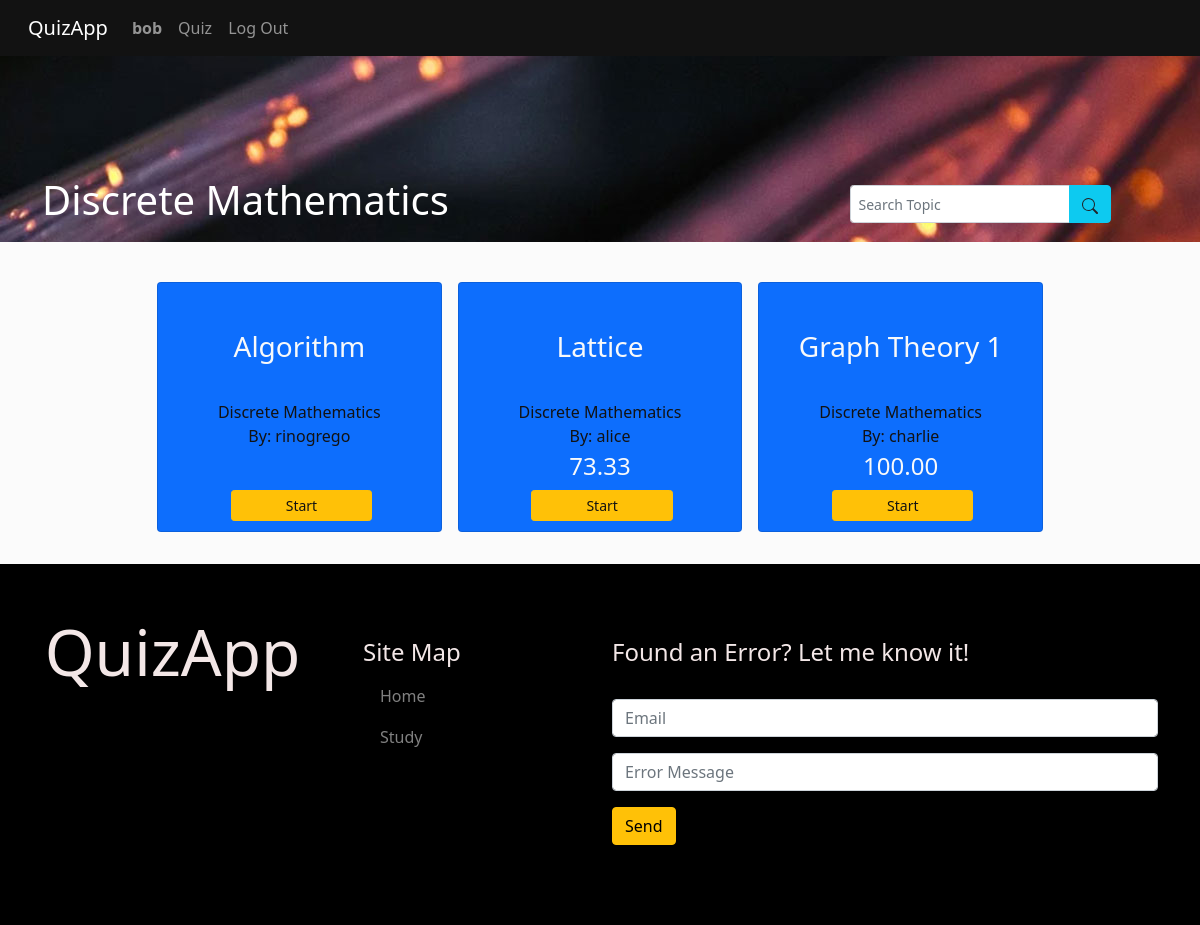
Page /study/1/discrete-mathematics (signed in) on the committed database.
### quizApp/models.py (models this page shows, shortened)
class User(AbstractUser):
  image = models.ImageField(upload_to='media/profile/', default='media/profile/user.png')
  date = models.DateTimeField(auto_now_add=True)
  year = models.IntegerField(null=True, blank=False)
  follows = models.ManyToManyField("self", related_name="followers", symmetrical=False, blank=True)
  LEVEL_CHOICES = (
    ('O', 'Other'),
    ('C', 'College Students'),
    ('G', 'Graduate'),
    ('W', 'Working'),
  )
  level = models.CharField(max_length=50, choices=LEVEL_CHOICES, default='Other')

class Topic(models.Model):
  slug = models.SlugField(max_length=40, default="other")
  title = models.CharField(max_length=40, null=False, blank=False, default="Other")
  def __str__(self):
    return self.title

class Quiz(models.Model):
  slug = models.SlugField(max_length=40, null=True)
  title = models.CharField(max_length=40, null=False, blank=False, default="Untitled")
  creator = models.ForeignKey(User, on_delete=models.CASCADE, related_name="quizzes")
  topic = models.ForeignKey(Topic, on_delete=models.CASCADE, related_name="quizzes")
  date = models.DateTimeField(auto_now_add=True)

### quizApp/views.py (the view, shortened to what this page needs)
# urls.py: path("study/<int:topic_id>/<str:topic_slug>", views.topic, name="topic"),
@login_required(login_url='login')
def topic(request, topic_id, topic_slug):
  quizzes = Quiz.objects.filter(topic__id=topic_id, topic__slug=topic_slug).order_by('-date').all()
  q = []
  for quiz in quizzes:
    if request.user.is_authenticated:
      participant = Participant.objects.filter(user=request.user, quiz=quiz).aggregate(Avg('score'))['score__avg']
      if participant != None:
        has_been_taken_or_score = participant
      else:
        has_been_taken_or_score = False
    else:
      has_been_taken_or_score = False
    q.append((quiz, has_been_taken_or_score))
  return render(request, "quizApp/topic.html", {
    "Topic": Topic.objects.get(id=topic_id),
    "Quizzes": q,
  })

### quizApp/templates/quizApp/topic.html (shortened to what this page needs)
{% extends 'quizApp/layout.html' %}
{% block body %}
<div class="topic-network-banner">
  <div class="container">
    <div class="row">
      <div class="col-lg-8 col-md-8 col-sm-7 col-6">
        <div class="main-banner-content">
          <h1>{{ Topic.title }}</h1>
        </div>
      </div>
      <div class="col-lg-4 col-md-4 col-sm-5 col-6 d-flex align-items-center justify-content-center">
        <div class="row">
          <form>
            <div class="input-group">
              <input type="search" class="form-control form-control-sm" placeholder="Search Topic" aria-label="Search Topic" aria-describedby="button-addon2" name="search-quiz">
              <button class="btn btn-info text-dark border border-info" type="submit">
              </button>
            </div>
          </form>
        </div>
      </div>
    </div>
  </div>
</div>
<section class="topic-topic mt-4 mb-4 text-light">
  <div class="container">
    <div class="row">
      <div class="col-lg-1 col-md-1"></div>
      <div class="col-lg-10 col-md-10">
        <div class="container">
          <div class="row">
            {% for quiz, has_been_taken_or_score in Quizzes %}
            <div class="col-lg-4 col-md-4 col-6 p-2 mt-2">
              <div class="card topic-topic-card">
                <div class="topic-topic-title">
                  <h3 class="d-flex justify-content-center align-items-center h-100">{{ quiz.title }}</h3>
                </div>
                <a class="card-text topic-card-text mt-1">{{ quiz.topic }}</a>
                <a class="card-text topic-card-text" href="{% url 'profile' quiz.creator.username %}">By: {{ quiz.creator.username }}</a>
                {% if has_been_taken_or_score != False %}
                  <h4 class="card-text text-light mt-1">{{ has_been_taken_or_score | floatformat:2 }}</h4>
                {% endif %}
                <div class="row topic-view-topic-btn">
                  <a href="{% url 'test' quiz.id quiz.slug %}" class="btn btn-sm btn-warning">Start</a>
                </div>
              </div>
            </div>
            {% empty %}
            <div class="container text-info">
              <div class="row p-5">
                <h2>There is no quiz with this topic yet.</h2>
              </div>
            </div>
            {% endfor %}
          </div>
        </div>
      </div>
      <div class="col-lg-1 col-md-1"></div>
    </div>
  </div>
</section>
{% endblock %}

### quizApp/templates/quizApp/layout.html (shortened to what this page needs)
{% load static %}
<!DOCTYPE html>
<html lang="en">
    <head>
      <link rel="stylesheet" href="{% static 'bootstrap-5.0.2-dist/css/bootstrap.min.css' %}">
      <link href="{% static 'quizApp/styles1.css' %}" rel="stylesheet">
    </head>
    <body>
        <nav class="navbar sticky-top navbar-expand-lg navbar-dark" style="background-color: #121212;">
          <div class="container-fluid">
            <a class="navbar-brand ps-3" href="{% url 'index' %}">QuizApp</a>
            <div class="collapse navbar-collapse" id="navbarMainPage">
              <ul class="navbar-nav mr-auto ">
                {% if user.is_authenticated %}
                <li class="nav-item">
                  <a class="nav-link" href="{% url 'profile' request.user.username %}"><strong>{{ user.username }}</strong></a>
                </li>
                {% endif %}
                <li class="nav-item">
                  <a class="nav-link" href="{% url 'study' %}">Quiz</a>
                </li>
                {% if user.is_authenticated %}
                <li class="nav-item">
                  <a class="nav-link" href="{% url 'logout' %}">Log Out</a>
                </li>
                {% endif %}
              </ul>
            </div>
          </div>
        </nav>
        {% block body %}
        {% endblock %}
        <footer class="main-footer d-flex align-items-stretch" id="layout-footer" style="display: block;">
          <div class="container">
            <div class="row">
              <div class="col-lg-3 col-md-3 col-6 d-flex justify-content-center align-items-center d-justify-content-md-start align-items-md-start">
                <p class="display-3">QuizApp</p>
              </div>
              <div class="col-lg-3 col-md-3 col-6 fw-2 p-4 ps-5">
                <aside class="footer-widget">
                  <h4>Site Map</h4>
                  <ul class="list-group">
                    <li class="list-group-item list-item-footer"><a href="#">Home</a></li>
                    <li class="list-group-item list-item-footer"><a href="{% url 'study' %}">Study</a></li>
                  </ul>
                </aside>
              </div>
              <div class="col-lg-6 col-md-6 pt-4">
                <aside class="footer-widget">
                  <h4>Found an Error? Let me know it!</h4> <br>
                  <form action="{% url 'index' %}" method="POST" class="form-group">
                    <div class="mb-3">
                      <input type="text" id="error-email" placeholder="Email" class="form-control-md form-control" name="email">
                    </div>
                    <div class="mb-3">
                      <input type="text" id="error-content" placeholder="Error Message" class="form-control-md form-control" name="message">
                    </div>
                    <input type="submit" value="Send" class="btn btn-warning">
                  </form>
                </aside>
              </div>
            </div>
          </div>
        </footer>
    </body>
</html>

### quizApp/static/quizApp/styles1.css (style rules this page uses)
body { background-color: #fbfbfb; overflow-x: hidden; }
footer { background-color: black; color: rgb(243, 231, 231); padding-top: 50px; height: auto; padding-bottom: 80px; }
.list-item-footer { background-color: black; list-style-type: none; }
.list-item-footer > a { text-decoration-line: none; color: gray; }
.topic-network-banner { background-image: url('/media/banner/Banner.jpg'); background-size: cover; padding-top: 120px; color: white; padding-bottom: 10px; }
.topic-topic { text-align: center; }
.topic-topic-card { height: 250px; padding: 15px 0px; background-color: #0d6efd; }
.topic-topic-card a { text-decoration-line: none; color: #121212; }
.topic-topic-title { overflow-wrap: break-word; word-wrap: break-word; word-break: break-word; overflow: hidden; height: 45%; }
.topic-view-topic-btn { position: absolute; bottom: 10px; width: 50%; left: 30% }
.topic-card-text { color:gray; }

### rows in the picture
User: username "bob"
Topic: title "Discrete Mathematics"
Quiz: title "Algorithm", topic "Discrete Mathematics", creator.username "rinogrego"
Quiz: title "Lattice", topic "Discrete Mathematics", creator.username "alice", has_been_taken_or_score "73.33"
Quiz: title "Graph Theory 1", topic "Discrete Mathematics", creator.username "charlie", has_been_taken_or_score "100.00"
